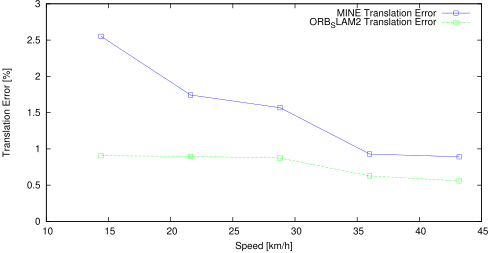

The script that saved this image:
set term postscript eps enhanced color
set output "07_ts.eps"
set size ratio 0.5
set yrange [0:*]
set xlabel "Speed [km/h]"
set ylabel "Translation Error [%]"
plot "07_ts.txt" using ($1*3.6):($2*100) title 'MINE Translation Error' lc rgb "#0000FF" pt 4 w linespoints,"07_ts.txt" using ($1*3.6):($3*100) title 'ORB_SLAM2 Translation Error' lc rgb "#00FF00" pt 4 w linespoints
